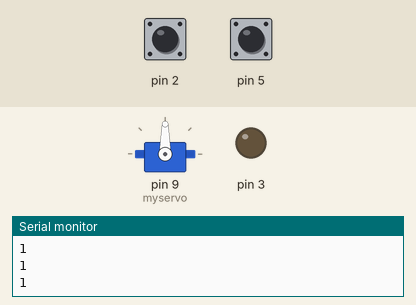
Simulated run of this sketch. Board: Arduino Uno, built with avr-gcc and run on an emulated ATmega328P. Parts: servo, output pins drawn as LEDs (lit = HIGH), the last lines printed to the serial monitor. The test bench sets the inputs (shaded band); at power-on: pin 2 HIGH, pin 5 HIGH.

Above: at 1.2 s.
1.3 s: pin 2 pulled LOW for 0.15 s
At 1.45 s:
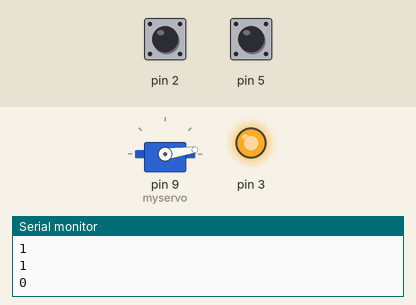
4.3 s: pin 5 pulled LOW for 3.2 s
At 10.1 s:
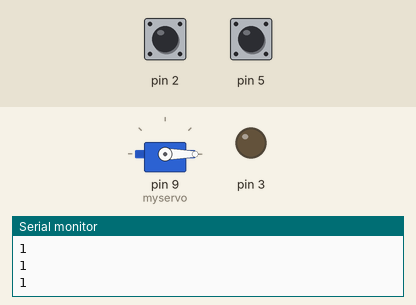
10.5 s: pin 5 pulled LOW for 0.15 s
At 10.65 s:
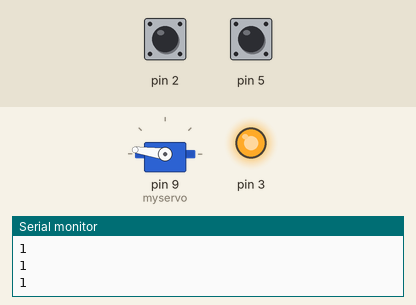
13.5 s: pin 5 pulled LOW for 1 s
At 14.03 s:
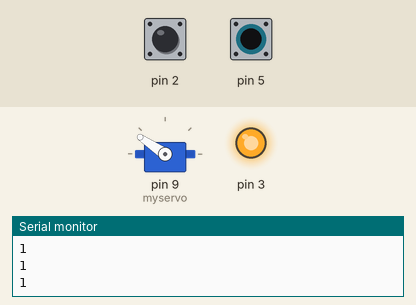
16.5 s: pin 2 pulled LOW for 1 s
At 19.9 s:
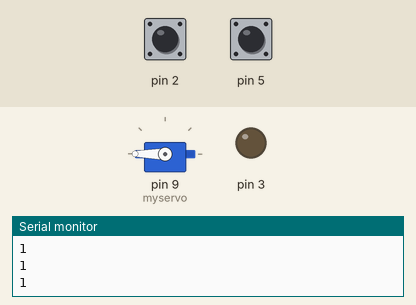
Timing chart, 0 to 20.5 s (numbered marks = the images above; inputs shaded):
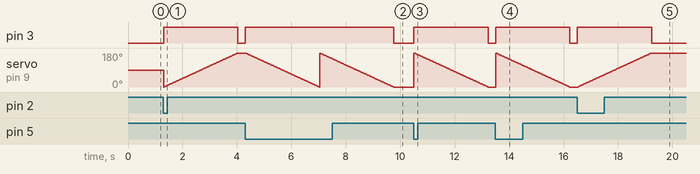

Measured:
- after the input at 1.3 s, pin 3: LOW → HIGH at once, → LOW 2.7 s later
- after the input at 4.3 s, pin 3: LOW → HIGH at once, → LOW 5.5 s later
- after the input at 10.5 s, pin 3: LOW → HIGH at once, → LOW 2.7 s later
- after the input at 13.5 s, pin 3: LOW → HIGH at once, → LOW 2.7 s later
- after the input at 16.5 s, pin 3: LOW → HIGH at once, → LOW 2.7 s later; servo on pin 9 (myservo): moves from 0° to 180° over 2.7 s, starting at once

The sketch:

ServoMotorAndInputPullup.ino
```cpp
// Electronics and Electrical Engineering
// Task 3
// servo Motor (Sweep) and Input Pullup

#include <Servo.h>

Servo myservo;
int pos = 0;

void setup() {
  Serial.begin(9600);
  pinMode(2, INPUT_PULLUP);
  pinMode(3, OUTPUT);

   myservo.attach(9);
  pinMode(5, INPUT_PULLUP);
}

void loop() {
  int sensorVal = digitalRead(2);
  int se= digitalRead(5);
  Serial.println(sensorVal);

// The First Button
  if (sensorVal == HIGH) {
    digitalWrite(3, LOW);


  } else {
    digitalWrite(3, HIGH);
     for (pos = 0; pos <= 180; pos += 1) { // goes from 0 degrees to 180 degrees
    myservo.write(pos);
    delay(15);
  }
  }
  // The Second Button
  if (se == HIGH) {
    digitalWrite(3, LOW);
  } else {
    digitalWrite(3, HIGH);
   for (pos = 180; pos >= 0; pos -= 1) { // goes from 180 degrees to 0 degrees
    myservo.write(pos);
    delay(15);
  }
  }

}
```
